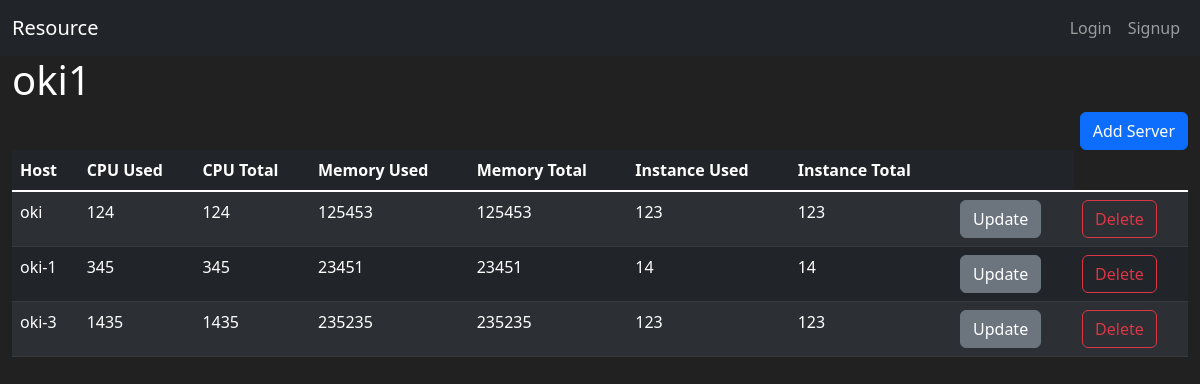
Before: /region/4/ with the older database file.
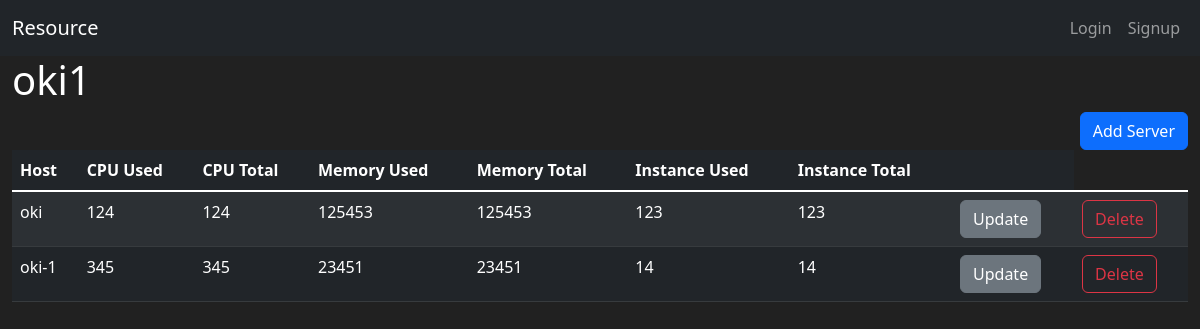
After: the same page with the newer database file.
### resource/models.py (models this page shows, shortened)
class Region(db.Model):
    id = db.Column(db.Integer, primary_key=True)
    name = db.Column(db.String(100), nullable=False, unique=True)

class Server(db.Model):
    id = db.Column(db.Integer, primary_key=True)
    region_id = db.Column(db.Integer(), db.ForeignKey(
        'region.id'))
    region = db.relationship('Region', backref=db.backref(
        'servers', cascade='all, delete-orphan'))
    host = db.Column(db.String(100), nullable=False, unique=True)
    cpu = db.Column(db.Integer(), nullable=False)
    memory = db.Column(db.Integer(), nullable=False)
    instance = db.Column(db.Integer(), nullable=False)

### resource/views/region_views.py (the view)
@bp.route('/<int:region_id>/', methods=('GET', 'POST'))
def detail(region_id):
    form = ServerForm()
    regions = Region.query.all()
    region = Region.query.get_or_404(region_id)
    servers = Server.query.filter_by(region_id=region_id)
    if request.method == 'POST' and form.validate_on_submit():
        server = Server(region_id=region_id, host=form.host.data, cpu=form.cpu.data,
                        memory=form.memory.data, instance=form.instance.data)
        db.session.add(server)
        db.session.commit()
    return render_template('region/region_detail.html', regions=regions, region=region, servers=servers, form=form)

### resource/views/auth_views.py (called while the page is built)
@bp.before_app_request
def load_logged_in_user():
    user_id = session.get('user_id')
    if user_id is None:
        g.user = None
    else:
        g.user = User.query.get(user_id)

### resource/templates/region/region_detail.html (shortened to what this page needs)
{% extends "base.html" %}
{% block content %}
<div class="container-fluid">
    <h1>{{ region.name }}</h1>
    <div class="d-grid gap-2 d-md-flex justify-content-md-end">
        <button class="btn btn-primary" type="button" data-bs-toggle="modal" data-bs-target="#modal_add_server-{{ region.id }}">Add Server</button>
    </div>
    <table class="table table-hover table-striped table-dark">
        <thead>
        <tr>
            <th scope="col">Host</th>
            <th scope="col">CPU Used</th>
            <th scope="col">CPU Total</th>
            <th scope="col">Memory Used</th>
            <th scope="col">Memory Total</th>
            <th scope="col">Instance Used</th>
            <th scope="col">Instance Total</th>
            <th scope="col"></th>
        </tr>
        </thead>
        <tbody class="table-group-divider">
            {% for server in servers %}
        <tr>
            <td>{{ server.host }}</td>
            <td>{{ server.cpu }}</td>
            <td>{{ server.cpu }}</td>
            <td>{{ server.memory }}</td>
            <td>{{ server.memory }}</td>
            <td>{{ server.instance }}</td>
            <td>{{ server.instance }}</td>
            <td>
                <a class="btn btn-secondary" href="{{ url_for('server.update', server_id=server.id) }}" role="button">Update</a>
            </td>
            <td>
                <button class="btn btn-outline-danger" type="button" data-bs-toggle="modal" data-bs-target="#modal_delete_server-{{ server.id }}">Delete</button>
            </td>
        </tr>
        {% endfor %}
        </tbody>
    </table>
</div>
{% endblock %}

### resource/templates/base.html (shortened to what this page needs)
<!DOCTYPE html>
<html lang="en">
<head>
    <link href="https://cdn.jsdelivr.net/npm/bootstrap@5.2.0-beta1/dist/css/bootstrap.min.css" rel="stylesheet">
</head>
<body>
    {% include "navbar.html" %}
    {% block content %}
    {% endblock %}
</body>
</html>

### resource/templates/navbar.html (shortened to what this page needs)
<nav class="navbar navbar-expand-lg navbar-dark bg-dark">
    <div class="container-fluid">
      <a class="navbar-brand" href="{{ url_for('main.index') }}">Resource</a>
      {% if g.user %}
      <div class="collapse navbar-collapse" id="navbarNav">
        <ul class="navbar-nav">
          {% for region in regions %}
            <li class="nav-item">
                <a class="nav-link" href="{{ url_for('region.detail', region_id=region.id) }}">{{ region.name }}</a>
            </li>
          {% endfor %}
        </ul>
      </div>
        <ul class="navbar-nav">
          <div class="nav-item">
            <a class="nav-link" href="#">{{ g.user.name }}</a>
          </div>
          <li class="nav-item">
            <a class="nav-link" href="{{ url_for('auth.logout') }}">Logout</a>
          </li>
         </ul>
      {% else %}
        <ul class="navbar-nav">
            <li class="nav-item">
            <a class="nav-link" href="{{ url_for('auth.login') }}">Login</a>
            </li>
            <li class="nav-item">
            <a class="nav-link" href="{{ url_for('auth.signup') }}">Signup</a>
            </li>
        </ul>
      {% endif %}
    </div>
  </nav>

### resource/templates/base.html (style rules this page uses)
body { background-color: #212121; color: white }

Changed rows visible on the page:
removed Server: host "oki-3", cpu "1435", memory "235235", instance "123"
